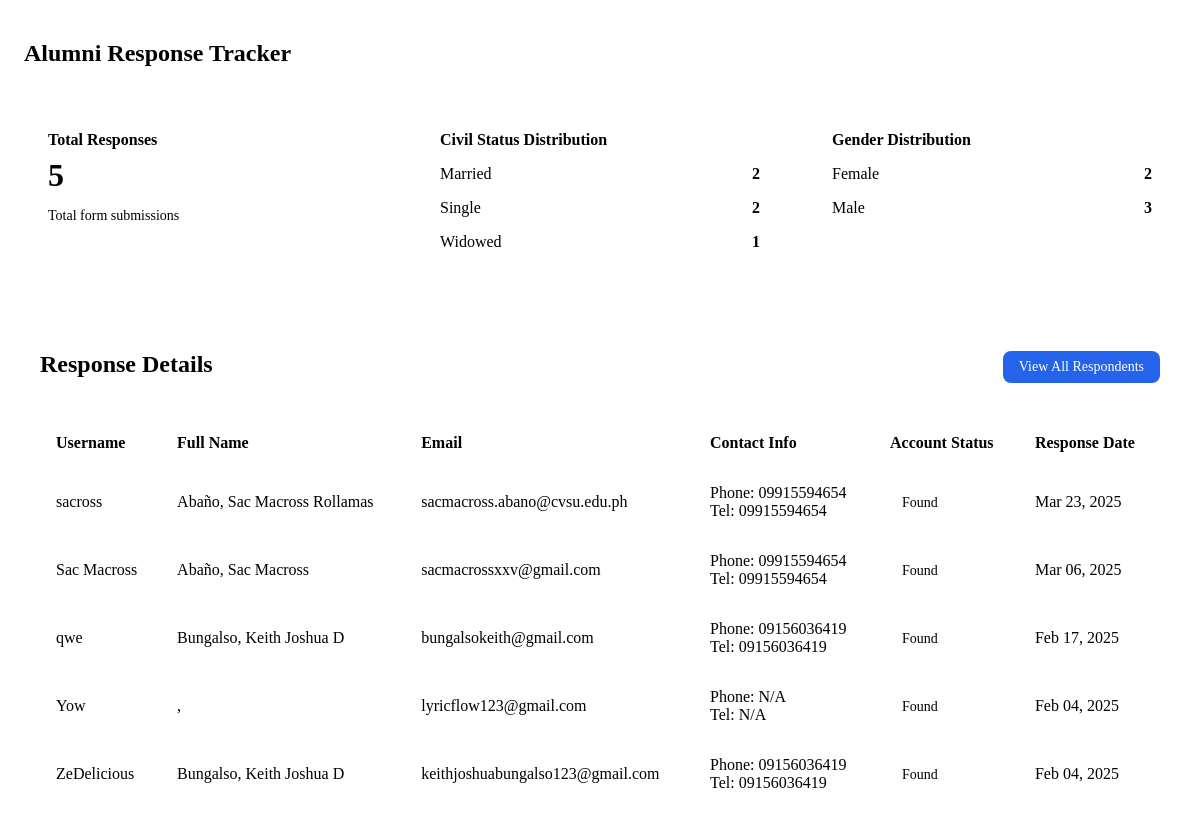
Screenshot of /admin/alumni-tracer/alumni-tracker.php with the database file from the repository.
### tables this page shows
CREATE TABLE `personal_info` (
  `id` int(11) NOT NULL,
  `user_id` int(11) NOT NULL,
  `civil_status` varchar(20) DEFAULT NULL,
  `sex` varchar(10) DEFAULT NULL,
  `birthday` date DEFAULT NULL,
  `course` varchar(100) DEFAULT NULL,
  `campus` varchar(100) DEFAULT NULL,
  `residence` varchar(100) DEFAULT NULL,
  `created_at` timestamp NOT NULL DEFAULT current_timestamp()
);

CREATE TABLE `users` (
  `id` int(11) NOT NULL,
  `username` varchar(50) NOT NULL,
  `email` varchar(100) NOT NULL,
  `password` varchar(255) NOT NULL,
  `created_at` timestamp NOT NULL DEFAULT current_timestamp(),
  `first_login` tinyint(1) DEFAULT 1,
  `session_token` varchar(255) DEFAULT NULL,
  `two_factor_auth` tinyint(1) DEFAULT 0
);

CREATE TABLE `user` (
  `id` int(11) NOT NULL,
  `user_id` int(11) NOT NULL,
  `alumni_id_card_no` varchar(50) DEFAULT NULL,
  `first_name` varchar(100) DEFAULT NULL,
  `last_name` varchar(100) DEFAULT NULL,
  `middle_name` varchar(100) DEFAULT NULL,
  `position` varchar(100) DEFAULT NULL,
  `address` text DEFAULT NULL,
  `telephone` varchar(20) DEFAULT NULL,
  `phone_number` varchar(20) DEFAULT NULL,
  `second_address` text DEFAULT NULL,
  `accompanying_persons` text DEFAULT NULL,
  `user_status` varchar(50) DEFAULT NULL,
  `verified` tinyint(1) DEFAULT 0
);

### admin/alumni-tracer/alumni-tracker.php (the view, shortened to what this page needs)
<?php
require_once 'main_db.php';
$totalQuery = "SELECT COUNT(*) as total FROM personal_info";
$totalResult = $mysqli->query($totalQuery);
$totalRow = $totalResult->fetch_assoc();
$totalResponses = $totalRow['total'];
$civilStatusQuery = "SELECT
    COALESCE(civil_status, 'Not Specified') as civil_status,
    COUNT(*) as count
FROM personal_info
GROUP BY civil_status";
$civilStatusResult = $mysqli->query($civilStatusQuery);
$civilStatusData = [];
while($row = $civilStatusResult->fetch_assoc()) {
    $civilStatusData[] = $row;
}
$sexQuery = "SELECT
    COALESCE(sex, 'Not Specified') as sex,
    COUNT(*) as count
FROM personal_info
GROUP BY sex";
$sexResult = $mysqli->query($sexQuery);
$sexData = [];
while($row = $sexResult->fetch_assoc()) {
    $sexData[] = $row;
}
$userQuery = "SELECT
    pi.*,
    u.first_name,
    u.last_name,
    u.middle_name,
    u.position,
    u.address as user_address,
    u.telephone as user_telephone,
    u.phone_number,
    u.second_address,
    u.user_status,
    u.verified,
    us.email,
    us.username,
    us.created_at as account_created,
    'Yes' as has_responded,
    pi.created_at as response_date,
    CASE
        WHEN us.id IS NULL THEN 'No matching account'
        ELSE 'Found'
    END as user_record_status
FROM personal_info pi
LEFT JOIN users us ON pi.user_id = us.id
LEFT JOIN user u ON us.id = u.user_id
ORDER BY pi.created_at DESC";
$userResult = $mysqli->query($userQuery);
$userDetails = [];
while($row = $userResult->fetch_assoc()) {
    $userDetails[] = $row;
}
?>
<!DOCTYPE html>
<html lang="en">
<head>
</head>
<body>
    <div class="container">
        <h1 class="section-title">Alumni Response Tracker</h1>
        <div class="stats-grid">
            <div class="stats-card">
                <h3>Total Responses</h3>
                <div class="stats-number"><?php echo $totalResponses; ?></div>
                <p class="stats-label">Total form submissions</p>
            </div>
            <div class="stats-card">
                <h3>Civil Status Distribution</h3>
                <ul class="distribution-list">
                    <?php foreach($civilStatusData as $status): ?>
                    <li>
                        <span><?php echo ucfirst($status['civil_status']); ?></span>
                        <span><?php echo $status['count']; ?></span>
                    </li>
                    <?php endforeach; ?>
                </ul>
            </div>
            <div class="stats-card">
                <h3>Gender Distribution</h3>
                <ul class="distribution-list">
                    <?php foreach($sexData as $gender): ?>
                    <li>
                        <span><?php echo ucfirst($gender['sex']); ?></span>
                        <span><?php echo $gender['count']; ?></span>
                    </li>
                    <?php endforeach; ?>
                </ul>
            </div>
        </div>
        <div class="table-container">
        <div class="section-header">
            <h2 class="section-title">Response Details</h2>
            <a href="?section=all-response" class="view-all-btn">View All Respondents</a>
        </div>
            <table class="responses-table">
                <thead>
                    <tr>
                        <th>Username</th>
                        <th>Full Name</th>
                        <th>Email</th>
                        <th>Contact Info</th>
                        <th>Account Status</th>
                        <th>Response Date</th>
                    </tr>
                </thead>
                <tbody>
                    <?php if(empty($userDetails)): ?>
                    <tr>
                        <td colspan="9" style="text-align: center;">No responses found</td>
                    </tr>
                    <?php else: ?>
                        <?php foreach($userDetails as $user): ?>
                        <tr>
                            <td>
                                <?php
                                    if ($user['user_record_status'] === 'No matching account') {
                                        echo '<span class="no-match">No account (ID: ' . htmlspecialchars($user['user_id']) . ')</span>';
                                    } else {
                                        echo htmlspecialchars($user['username'] ?? 'N/A');
                                    }
                                ?>
                            </td>
                            <td>
                                <?php
                                    $firstName = $user['first_name'] ?? '';
                                    $middleName = $user['middle_name'] ?? '';
                                    $lastName = $user['last_name'] ?? '';
                                    $fullName = trim("$lastName, $firstName $middleName");
                                    echo htmlspecialchars($fullName ?: 'N/A');
                                ?>
                            </td>
                            <td><?php echo htmlspecialchars($user['email'] ?? 'N/A'); ?></td>
                            <td>
                                Phone: <?php echo htmlspecialchars($user['phone_number'] ?? 'N/A'); ?><br>
                                Tel: <?php echo htmlspecialchars($user['user_telephone'] ?? 'N/A'); ?>
                            </td>
                            <td>
                                <span class="badge <?php echo $user['user_record_status'] === 'Found' ? 'badge-success' : 'badge-warning'; ?>">
                                    <?php echo htmlspecialchars($user['user_record_status']); ?>
                                </span>
                            </td>
                            <td><?php echo $user['response_date'] ? date('M d, Y', strtotime($user['response_date'])) : 'N/A'; ?></td>
                        </tr>
                        <?php endforeach; ?>
                    <?php endif; ?>
                </tbody>
            </table>
        </div>
    </div>
</body>
</html>

### admin/alumni-tracer/alumni-tracker.php (style rules this page uses)
.container { max-width: 1200px; margin: 0 auto; padding: 1rem; }
.section-title { font-size: 1.5rem; font-weight: 600; margin-bottom: 1.5rem; color: var(--text-primary); }
.stats-grid { display: grid; grid-template-columns: repeat(auto-fit, minmax(250px, 1fr)); gap: 1.5rem; margin-bottom: 2rem; }
.stats-card { background: var(--bg-primary); border: 1px solid var(--border-color); border-radius: var(--radius-lg); padding: 1.5rem; box-shadow: var(--shadow-sm); transition: var(--transition); }
.stats-card h3 { font-size: 1rem; font-weight: 600; color: var(--text-secondary); margin-bottom: 0.5rem; }
.stats-number { font-size: 2rem; font-weight: 700; color: var(--primary-color); margin-bottom: 0.5rem; }
.stats-label { font-size: 0.875rem; color: var(--text-secondary); }
.distribution-list { list-style: none; padding: 0; margin: 0; }
.distribution-list li { display: flex; justify-content: space-between; align-items: center; padding: 0.5rem 0; border-bottom: 1px solid var(--border-color); }
.distribution-list li:last-child { border-bottom: none; }
.distribution-list span { color: var(--text-primary); }
.distribution-list span:last-child { font-weight: 600; color: var(--primary-color); }
.table-container { background: var(--bg-primary); border: 1px solid var(--border-color); border-radius: var(--radius-lg); padding: 1rem; overflow-x: auto; }
.responses-table { width: 100%; border-collapse: collapse; margin-top: 1rem; }
.responses-table th { background: var(--bg-secondary); padding: 1rem; text-align: left; font-weight: 600; color: var(--text-primary); cursor: pointer; transition: var(--transition); }
.responses-table td { padding: 1rem; border-top: 1px solid var(--border-color); color: var(--text-primary); }
.badge { padding: 0.25rem 0.75rem; border-radius: var(--radius-sm); font-size: 0.875rem; font-weight: 500; }
.badge-success { background: var(--primary-light); color: var(--primary-color); }
.section-header { display: flex; justify-content: space-between; align-items: center; margin-bottom: 1rem; }
.view-all-btn { display: inline-flex; align-items: center; padding: 0.5rem 1rem; background-color: var(--primary-color, #2563eb); color: white; text-decoration: none; border-radius: var(--radius-lg, 0.5rem); font-size: 0.875rem; font-weight: 500; transition: background-color 0.2s; }

### rows the page displays
personal_info: user.username "sacross", user.last_name+first_name+middle_name "Abaño, Sac Macross Rollamas", user.email "sacmacross.abano@cvsu.edu.ph", user.phone_number "09915594654", user.telephone "09915594654", user_record_status "Found", created_at "Mar 23, 2025"
personal_info: user.username "Sac Macross", user.last_name+first_name+middle_name "Abaño, Sac Macross", user.email "sacmacrossxxv@gmail.com", user.phone_number "09915594654", user.telephone "09915594654", user_record_status "Found", created_at "Mar 06, 2025"
personal_info: user.username "qwe", user.last_name+first_name+middle_name "Bungalso, Keith Joshua D", user.email "bungalsokeith@gmail.com", user.phone_number "09156036419", user.telephone "09156036419", user_record_status "Found", created_at "Feb 17, 2025"
personal_info: user.username "Yow", fullName ",", user.email "lyricflow123@gmail.com", phone_number "N/A", user_telephone "N/A", user_record_status "Found", created_at "Feb 04, 2025"
personal_info: user.username "ZeDelicious", user.last_name+first_name+middle_name "Bungalso, Keith Joshua D", user.email "keithjoshuabungalso123@gmail.com", user.phone_number "09156036419", user.telephone "09156036419", user_record_status "Found", created_at "Feb 04, 2025"

### other values shown
$totalResponses "5"
$status['civil_status'] "Married"
$status['count'] "2"
$status['civil_status'] "Single"
$status['civil_status'] "Widowed"
$status['count'] "1"
$gender['sex'] "Female"
$gender['count'] "2"
$gender['sex'] "Male"
$gender['count'] "3"
